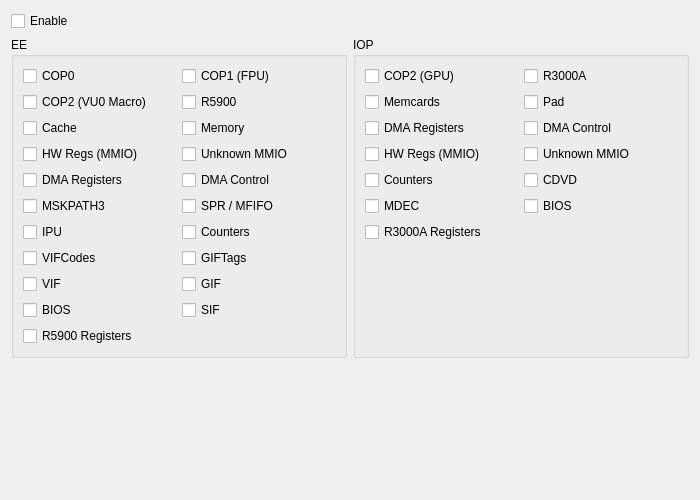
<?xml version="1.0" encoding="UTF-8"?>
<ui version="4.0">
 <class>DebugLoggingSettingsTab</class>
 <widget class="QWidget" name="DebugLoggingSettingsTab">
  <property name="geometry">
   <rect>
    <x>0</x>
    <y>0</y>
    <width>700</width>
    <height>500</height>
   </rect>
  </property>
  <property name="windowTitle">
   <string/>
  </property>
  <layout class="QVBoxLayout" name="verticalLayout">
   <item>
    <widget class="QCheckBox" name="chkEnable">
     <property name="text">
      <string>Enable</string>
     </property>
    </widget>
   </item>
   <item>
    <layout class="QHBoxLayout" name="traceLogHorizontalLayout">
     <item>
      <widget class="QGroupBox" name="grpEELogging">
       <property name="title">
        <string>EE</string>
       </property>
       <layout class="QVBoxLayout" name="verticalLayout_3">
        <item>
         <layout class="QGridLayout" name="grpEELoggingGrid">
          <item row="4" column="1">
           <widget class="QCheckBox" name="chkEEDMACTRL">
            <property name="text">
             <string>DMA Control</string>
            </property>
           </widget>
          </item>
          <item row="6" column="1">
           <widget class="QCheckBox" name="chkEEMFIFO">
            <property name="text">
             <string>SPR / MFIFO</string>
            </property>
           </widget>
          </item>
          <item row="9" column="0">
           <widget class="QCheckBox" name="chkEEVIF">
            <property name="text">
             <string>VIF</string>
            </property>
           </widget>
          </item>
          <item row="0" column="1">
           <widget class="QCheckBox" name="chkEECOP1">
            <property name="text">
             <string>COP1 (FPU)</string>
            </property>
           </widget>
          </item>
          <item row="6" column="0">
           <widget class="QCheckBox" name="chkEEMSKPATH3">
            <property name="text">
             <string>MSKPATH3</string>
            </property>
           </widget>
          </item>
          <item row="2" column="0">
           <widget class="QCheckBox" name="chkEECache">
            <property name="text">
             <string>Cache</string>
            </property>
           </widget>
          </item>
          <item row="9" column="1">
           <widget class="QCheckBox" name="chkEEGIF">
            <property name="text">
             <string>GIF</string>
            </property>
           </widget>
          </item>
          <item row="1" column="1">
           <widget class="QCheckBox" name="chkEER5900">
            <property name="text">
             <string>R5900</string>
            </property>
           </widget>
          </item>
          <item row="0" column="0">
           <widget class="QCheckBox" name="chkEECOP0">
            <property name="text">
             <string>COP0</string>
            </property>
           </widget>
          </item>
          <item row="3" column="0">
           <widget class="QCheckBox" name="chkEEMMIO">
            <property name="text">
             <string>HW Regs (MMIO)</string>
            </property>
           </widget>
          </item>
          <item row="7" column="1">
           <widget class="QCheckBox" name="chkEECounters">
            <property name="text">
             <string>Counters</string>
            </property>
           </widget>
          </item>
          <item row="10" column="1">
           <widget class="QCheckBox" name="chkEESIF">
            <property name="text">
             <string>SIF</string>
            </property>
           </widget>
          </item>
          <item row="1" column="0">
           <widget class="QCheckBox" name="chkEECOP2">
            <property name="text">
             <string>COP2 (VU0 Macro)</string>
            </property>
           </widget>
          </item>
          <item row="8" column="0">
           <widget class="QCheckBox" name="chkEEVIFCodes">
            <property name="text">
             <string>VIFCodes</string>
            </property>
           </widget>
          </item>
          <item row="2" column="1">
           <widget class="QCheckBox" name="chkEEMemory">
            <property name="text">
             <string>Memory</string>
            </property>
           </widget>
          </item>
          <item row="3" column="1">
           <widget class="QCheckBox" name="chkEEUNKNWNMMIO">
            <property name="text">
             <string>Unknown MMIO</string>
            </property>
           </widget>
          </item>
          <item row="7" column="0">
           <widget class="QCheckBox" name="chkEEIPU">
            <property name="text">
             <string>IPU</string>
            </property>
           </widget>
          </item>
          <item row="10" column="0">
           <widget class="QCheckBox" name="chkEEBIOS">
            <property name="text">
             <string>BIOS</string>
            </property>
           </widget>
          </item>
          <item row="4" column="0">
           <widget class="QCheckBox" name="chkEEDMARegs">
            <property name="text">
             <string>DMA Registers</string>
            </property>
           </widget>
          </item>
          <item row="8" column="1">
           <widget class="QCheckBox" name="chkEEGIFTags">
            <property name="text">
             <string>GIFTags</string>
            </property>
           </widget>
          </item>
          <item row="11" column="0">
           <widget class="QCheckBox" name="chkEER5900Regs">
            <property name="text">
             <string>R5900 Registers</string>
            </property>
           </widget>
          </item>
         </layout>
        </item>
        <item>
         <spacer name="eeLoggingSpacer">
          <property name="orientation">
           <enum>Qt::Vertical</enum>
          </property>
          <property name="sizeHint" stdset="0">
           <size>
            <width>20</width>
            <height>0</height>
           </size>
          </property>
         </spacer>
        </item>
       </layout>
      </widget>
     </item>
     <item>
      <widget class="QGroupBox" name="grpIOPLogging">
       <property name="title">
        <string>IOP</string>
       </property>
       <layout class="QVBoxLayout" name="verticalLayout_7">
        <item>
         <layout class="QGridLayout" name="grpIOPLoggingGrid">
          <item row="4" column="0">
           <widget class="QCheckBox" name="chkIOPCounters">
            <property name="text">
             <string>Counters</string>
            </property>
           </widget>
          </item>
          <item row="3" column="1">
           <widget class="QCheckBox" name="chkIOPUNKNWNMMIO">
            <property name="text">
             <string>Unknown MMIO</string>
            </property>
           </widget>
          </item>
          <item row="3" column="0">
           <widget class="QCheckBox" name="chkIOPMMIO">
            <property name="text">
             <string>HW Regs (MMIO)</string>
            </property>
           </widget>
          </item>
          <item row="4" column="1">
           <widget class="QCheckBox" name="chkIOPCDVD">
            <property name="text">
             <string>CDVD</string>
            </property>
           </widget>
          </item>
          <item row="0" column="1">
           <widget class="QCheckBox" name="chkIOPR3000A">
            <property name="text">
             <string>R3000A</string>
            </property>
           </widget>
          </item>
          <item row="1" column="0">
           <widget class="QCheckBox" name="chkIOPMemcards">
            <property name="text">
             <string>Memcards</string>
            </property>
           </widget>
          </item>
          <item row="2" column="0">
           <widget class="QCheckBox" name="chkIOPDMARegs">
            <property name="text">
             <string>DMA Registers</string>
            </property>
           </widget>
          </item>
          <item row="1" column="1">
           <widget class="QCheckBox" name="chkIOPPad">
            <property name="text">
             <string>Pad</string>
            </property>
           </widget>
          </item>
          <item row="5" column="1">
           <widget class="QCheckBox" name="chkIOPBIOS">
            <property name="text">
             <string>BIOS</string>
            </property>
           </widget>
          </item>
          <item row="5" column="0">
           <widget class="QCheckBox" name="chkIOPMDEC">
            <property name="text">
             <string>MDEC</string>
            </property>
           </widget>
          </item>
          <item row="2" column="1">
           <widget class="QCheckBox" name="chkIOPDMACTRL">
            <property name="text">
             <string>DMA Control</string>
            </property>
           </widget>
          </item>
          <item row="0" column="0">
           <widget class="QCheckBox" name="chkIOPCOP2">
            <property name="text">
             <string>COP2 (GPU)</string>
            </property>
           </widget>
          </item>
          <item row="6" column="0">
           <widget class="QCheckBox" name="chkIOPR3000ARegs">
            <property name="text">
             <string>R3000A Registers</string>
            </property>
           </widget>
          </item>
         </layout>
        </item>
        <item>
         <spacer name="iopLoggingSpacer">
          <property name="orientation">
           <enum>Qt::Vertical</enum>
          </property>
          <property name="sizeHint" stdset="0">
           <size>
            <width>20</width>
            <height>0</height>
           </size>
          </property>
         </spacer>
        </item>
       </layout>
      </widget>
     </item>
    </layout>
   </item>
   <item>
    <spacer name="verticalSpacer">
     <property name="orientation">
      <enum>Qt::Vertical</enum>
     </property>
     <property name="sizeHint" stdset="0">
      <size>
       <width>20</width>
       <height>0</height>
      </size>
     </property>
    </spacer>
   </item>
  </layout>
 </widget>
 <resources/>
 <connections/>
</ui>
